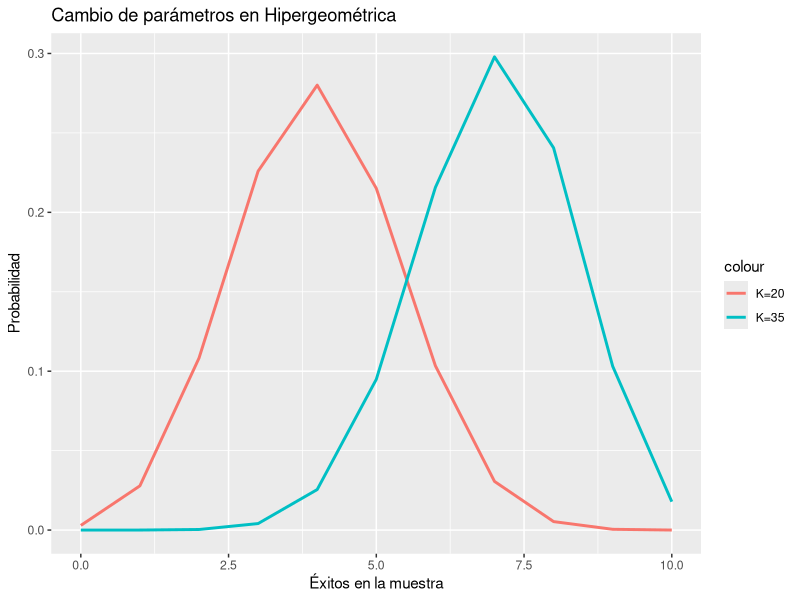
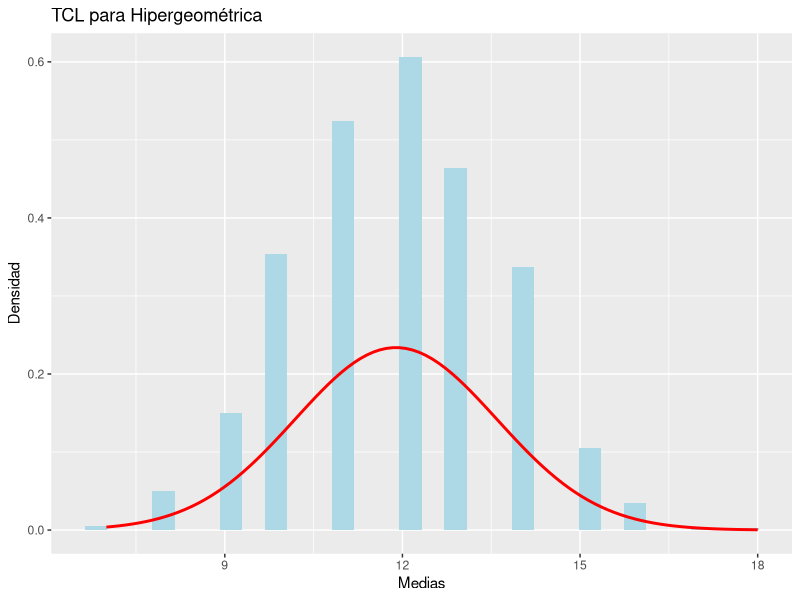

Reproduce these figures in R, in order.
## ---- chunk 1

cat("Ejemplo de probabilidad de 2 éxitos:", dhyper(2, m=20, n=30, k=10), "\n")
## ---- chunk 2
N=50
K=20
n=10

media=n*(K/N)
varianza=n*(K/N)*(1-K/N)*((N-n)/(N-1))

cat("Media:", media, "\n")
cat("Varianza:", varianza, "\n")
## ---- chunk 3
set.seed(123)
simulacion=rhyper(1000, m=20, n=30, k=10)

cat("Media de la simulación:", mean(simulacion), "\n")
cat("Varianza de la simulación:", var(simulacion), "\n")
## ---- chunk 4
library(ggplot2)
x=0:10

datos=data.frame(
  exitos=x,
  K20=dhyper(x, m=20, n=30, k=10),
  K35=dhyper(x, m=35, n=15, k=10)
)

ggplot(datos, aes(x=exitos)) +
  geom_line(aes(y=K20, color="K=20"), linewidth=1) +
  geom_line(aes(y=K35, color="K=35"), linewidth=1) +
  labs(title="Cambio de parámetros en Hipergeométrica", x="Éxitos en la muestra", y="Probabilidad")
## ---- chunk 5
set.seed(456)
medias=replicate(1000, mean(rhyper(1, m=20, n=30, k=30)))

ggplot(data.frame(medias), aes(x=medias)) +
  geom_histogram(aes(y=after_stat(density)), bins=30, fill="lightblue") +
  stat_function(fun=dnorm, args=list(mean=mean(medias), sd=sd(medias)), color="red", linewidth=1) +
  labs(title="TCL para Hipergeométrica", x="Medias", y="Densidad")
